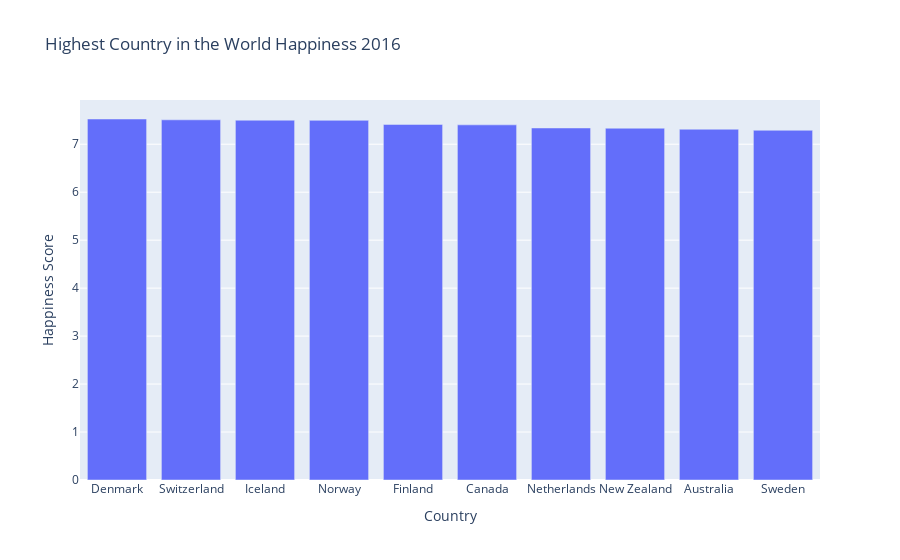

Notebook code for this chart:
### Code cell
fig = px.bar(World_Happiness16[:10], x='Country', y='Happiness Score', title='Highest Country in the World Happiness 2016 ')
fig.show()

### Figure 1 — Plotly figure (JSON) as saved in the notebook; plotly's stock layout.template omitted (floating-point values rounded to 4 significant figures)
{"data": [{"alignmentgroup": "True", "hovertemplate": "Country=%{x}<br>Happiness Score=%{y}<extra></extra>", "legendgroup": "", "marker": {"color": "#636efa", "pattern": {"shape": ""}}, "name": "", "offsetgroup": "", "orientation": "v", "showlegend": false, "textposition": "auto", "type": "bar", "x": ["Denmark", "Switzerland", "Iceland", "Norway", "Finland", "Canada", "Netherlands", "New Zealand", "Australia", "Sweden"], "xaxis": "x", "y": [7.526, 7.509, 7.501, 7.498, 7.413, 7.404, 7.339, 7.334, 7.313, 7.291], "yaxis": "y"}], "layout": {"autosize": true, "barmode": "relative", "legend": {"tracegroupgap": 0}, "title": {"text": "Highest Country in the World Happiness 2016 "}, "xaxis": {"anchor": "y", "autorange": true, "domain": [0, 1], "range": [-0.5, 9.5], "title": {"text": "Country"}, "type": "category"}, "yaxis": {"anchor": "x", "autorange": true, "domain": [0, 1], "range": [0, 7.922], "title": {"text": "Happiness Score"}, "type": "linear"}}}
